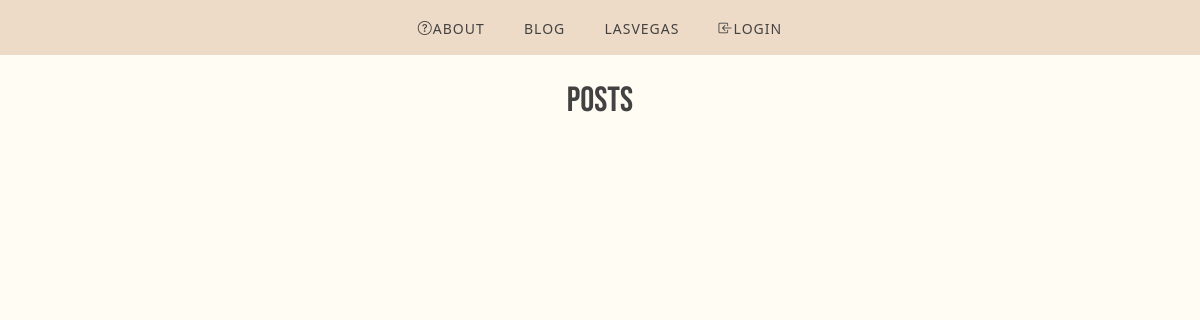
The app's page /, older data.
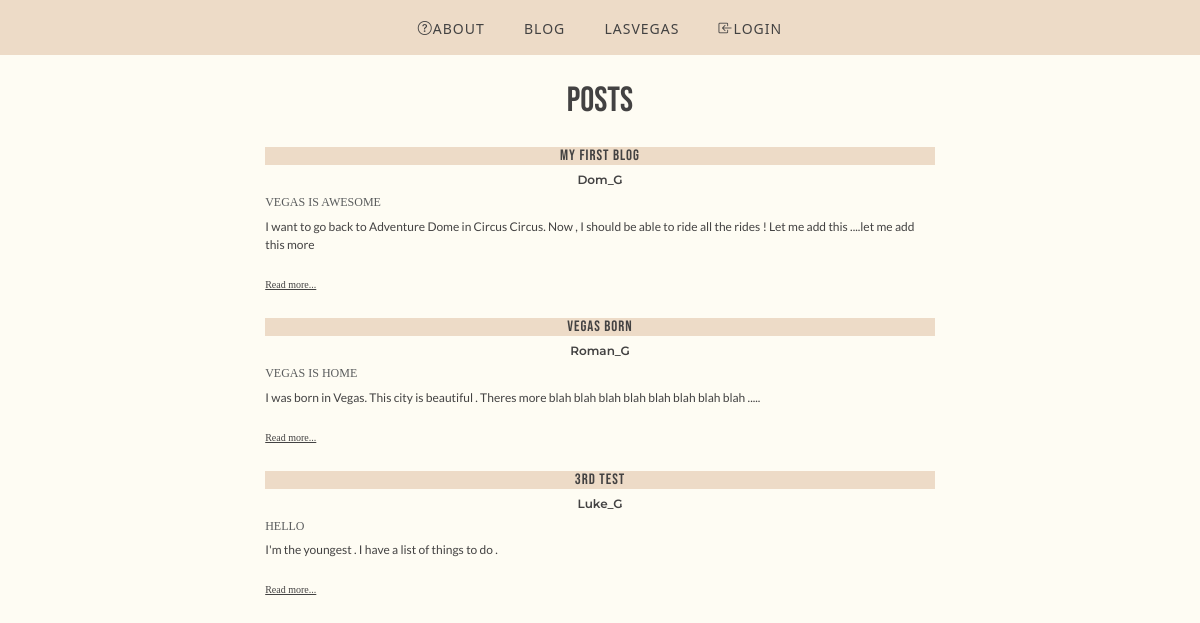
The same page, newer data.
### posts/models.py (models this page shows, shortened)
class Post(models.Model):
    title = models.CharField(max_length=128)
    subtitle = models.CharField(max_length=128)
    author = models.ForeignKey(
        "auth.User",
        on_delete=models.CASCADE
    )
    body = models.TextField()
    created_on = models.DateTimeField(auto_now_add=True)
    active = models.BooleanField(default=True)

### posts/views.py (the view)
# urls.py: path("", PostListView.as_view(), name="list"),
class PostListView(ListView):
    template_name = "posts/list.html"
    model = Post

### templates/posts/list.html (shortened to what this page needs)
{% extends 'base.html' %}
{% block content %}
<h1>Posts</h1>
{% for post in post_list %}
    <div class="card-list">
        <div class="card-body-list">
            <h5 class= "card-title-list">{{ post.title }}</h5>
            <h5 class="author"> {{ post.author }}</h5>
            <h6 class= "card-subtitle=list mb-2 text-muted">{{ post.subtitle }}</h6>
            <p class="card-text">{{ post.body|truncatechars:500 }}</p>
            <a href="{% url 'detail' post.id %}" class="card-link">Read more...</a>
        </div>
    </div>
    <br />
    {% endfor %}
{% endblock content %}

### templates/base.html (shortened to what this page needs)
{% load static %}
<!DOCTYPE html>
<html lang="en">
<head>
    <link
        href="https://cdn.jsdelivr.net/npm/bootstrap@5.3.0-alpha1/dist/css/bootstrap.min.css"
        rel="stylesheet"
>
    <link rel="stylesheet" href="https://cdn.jsdelivr.net/npm/bootstrap-icons@1.10.3/font/bootstrap-icons.css">
    <link rel="stylesheet" type="text/css" href="{% static '/css/base.css' %}">
</head>
<body class="base-body">
    <nav class="navbar">
        <div class="navbar-div">
            <a class="baselink" id="about" href="{% url 'about' %}"><i class="bi bi-question-circle"></i>About</a>
            <a class="baselink" id="blog" href="{% url 'home' %}">Blog</a>
            <a class="baselink" id="lasvegas" href="https://www.visitlasvegas.com/las-vegas-strip/">LASVEGAS</a>
            {% if user.is_authenticated %}
                <a class="baselink" id="about" href="{% url 'list' %}">Posts</a>
                <a class="baselink" id="blog" href="{% url 'new' %}">NewPost</a>
                <a class="baselink" id="lasvegas" href="{% url 'logout' %}"><i class="bi bi-box-arrow-right"></i>LogOut</a>
            {% else %}
                <a  class="baselink" id="login-home" href="{% url 'login' %}"><i class="bi bi-box-arrow-in-left"></i>Login</a>
            {% endif %}
        </div>
    </nav>
    <div class="container">
    {% block content %}
    {% endblock content %}
    </div>
</body>
</html>

### static/css/base.css (style rules this page uses)
* { padding: 0; margin: 0; color: #434242; }
h1 { font-family: 'Bebas Neue', cursive; font-size: 35px; color: #434242; text-align: center; margin-top: 25px; margin-bottom: 25px; }
body { background-color: #FEFCF3; }
.card-text { font-family: 'Lato', sans-serif; font-size: 12px; }
.card-list { width: 60%; display:flex; flex-direction: column; margin-left: auto; margin-right: auto; }
.card-title-list { font-family: 'Bebas Neue', cursive; font-size: 15px; color: #434242; letter-spacing: 1px; text-align: center; background-color: #EDDBC7; }
.author { font-size: 12px; font-family: 'Montserrat', serif; font-weight: 600; text-align: center; }
h6 { color: #434242; font-family: 'Merriweather', serif; font-size: 12px; margin-left: auto; margin-right: auto; text-transform: uppercase; }
.card-link { color: #434242; font-family: 'Merriweather', serif; font-size: 10px; }
nav.navbar { display: flex; justify-content: center; background-color: #EDDBC7; height:55px; word-spacing: 25px; }
.baselink { text-transform: uppercase; background-color: #EDDBC7; color:#434242; font-weight: 400; letter-spacing: 1px; font-size: 14px; text-decoration: none; padding: 5px; transition: all 0.7s ease-in-out 0s; cursor: pointer; }

Row changes from the older to the newer data that the page shows:
added Post: title "My first blog", author "Dom_G", subtitle "VEGAS IS AWESOME", body "I want to go back to Adventure Dome in Circus Circus. Now , I should be able to ride all the rides ! Let me add this ....let me add this more"
added Post: title "Vegas Born", author "Roman_G", subtitle "VEGAS IS HOME", body "I was born in Vegas. This city is beautiful . Theres more blah blah blah blah blah blah blah blah ....."
added Post: title "3rd Test", author "Luke_G", subtitle "HELLO", body "I'm the youngest . I have a list of things to do ."
